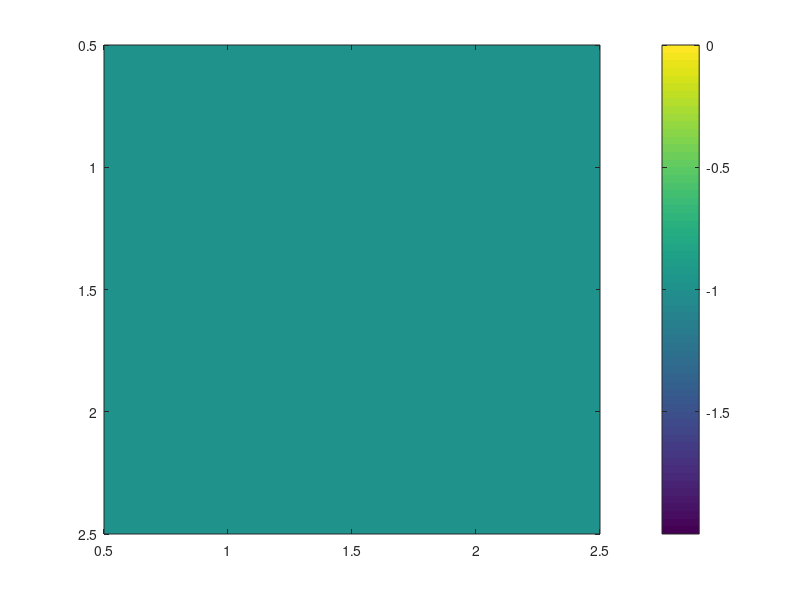
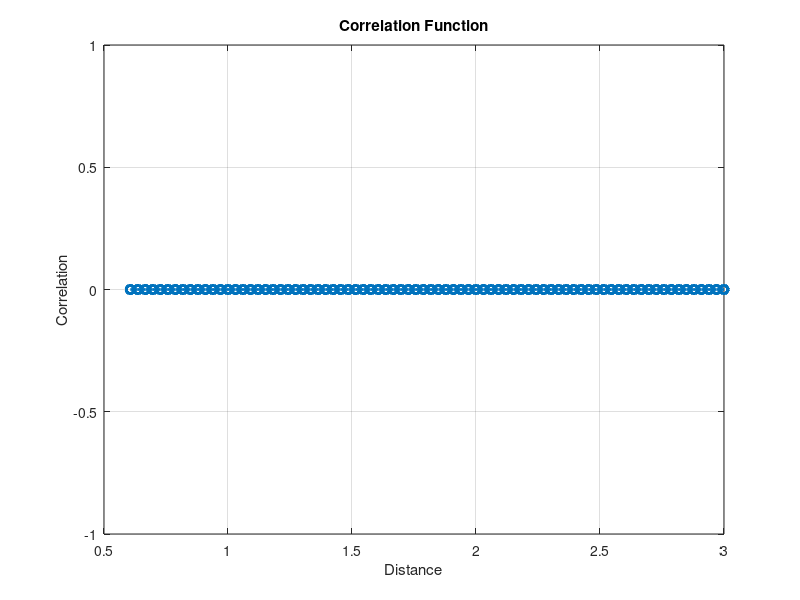

MATLAB code to generate these figures, in order:
clc
clear
%%
% Sample data
x = [1, 2, 3, 4, 5; 4, 5, 6, 7, 8];
y = [-x + 10];  % Example: y = -x + 10

Corr_coff = corr(x', y');
imagesc(Corr_coff)
colorbar
% Calculate mean and variance of y
%%
mean_y = mean(y);
var_y = var(y)';

% Number of data points
N = length(x);

% Define distance bins
distance_bins = linspace(0, max(x) - min(x), 100);

% Preallocate array for correlation function
correlation_function = zeros(size(distance_bins));

% Calculate correlation for each distance bin
for i = 1:length(distance_bins)
    d = distance_bins(i);
    sum_cov = 0;
    count = 0;
    
    for j = 1:N
        for k = j+1:N
            % Calculate the distance between points
            dist = abs(x(j) - x(k));
            
            % Check if the distance is within the current bin
            if abs(dist - d) < (distance_bins(2) - distance_bins(1)) / 2
                % Calculate the covariance
                sum_cov = sum_cov + (y(j) - mean_y) * (y(k) - mean_y);
                count = count + 1;
            end
        end
    end
    
    % Calculate the average covariance for the current distance
    if count > 0
        correlation_function(i) = sum_cov / (count * var_y);
    else
        correlation_function(i) = NaN;  % No data for this bin
    end
end

% Remove NaNs
valid_idx = ~isnan(correlation_function);
distance_bins = distance_bins(valid_idx);
correlation_function = correlation_function(valid_idx);

% Display the results
disp('Distance bins:');
disp(distance_bins);
disp('Correlation Function:');
disp(correlation_function);

% Plot the correlation function
figure;
plot(distance_bins, correlation_function, 'o-', 'LineWidth', 2);
xlabel('Distance');
ylabel('Correlation');
title('Correlation Function');
grid on;
